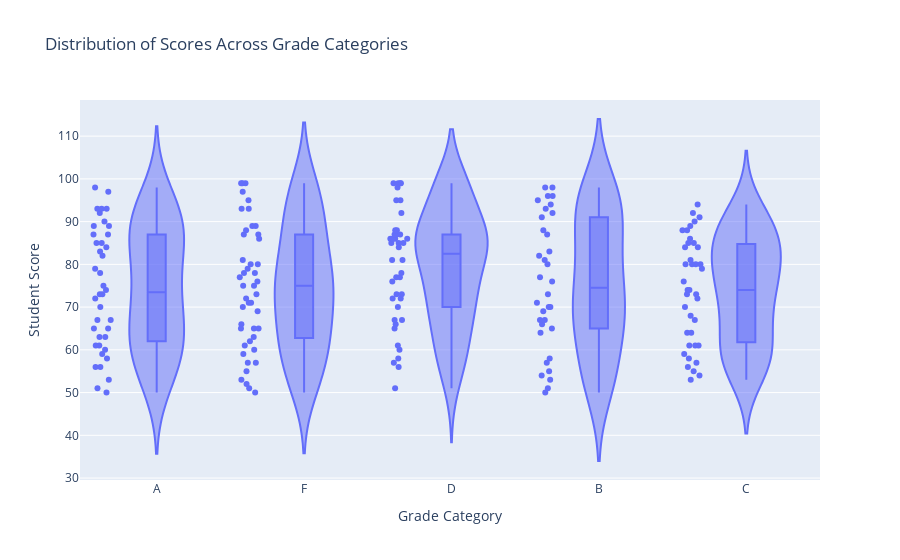

The code cell stored with this chart in its notebook:
### Markdown cell above
#### Que:-2. Using the Student Grades, create a violin plot to display the distribution of scores across different grade categories.

### Code cell
# Generate the dataset
np.random.seed(15)
data = {
    'Grade': np.random.choice(['A', 'B', 'C', 'D', 'F'], 200),
    'Score': np.random.randint(50, 100, 200)
}
df = pd.DataFrame(data)

# Create a violin plot
fig = px.violin(df, x='Grade', y='Score', box=True, points="all", 
                title='Distribution of Scores Across Grade Categories',
                labels={'Grade': 'Grade Category', 'Score': 'Student Score'})
fig.show()

### Figure 1 — Plotly figure (JSON) as saved in the notebook; plotly's stock layout.template omitted (floating-point values rounded to 4 significant figures; data arrays with more than 128 entries replaced by an {"elided": "..."} marker saying what was removed)
{"data": [{"alignmentgroup": "True", "box": {"visible": true}, "hovertemplate": "Grade Category=%{x}<br>Student Score=%{y}<extra></extra>", "legendgroup": "", "marker": {"color": "#636efa"}, "name": "", "offsetgroup": "", "orientation": "v", "points": "all", "scalegroup": "True", "showlegend": false, "type": "violin", "x": {"elided": "200 str values"}, "x0": " ", "xaxis": "x", "y": {"elided": "200 int values"}, "y0": " ", "yaxis": "y"}], "layout": {"legend": {"tracegroupgap": 0}, "title": {"text": "Distribution of Scores Across Grade Categories"}, "violinmode": "group", "xaxis": {"anchor": "y", "domain": [0, 1], "title": {"text": "Grade Category"}}, "yaxis": {"anchor": "x", "domain": [0, 1], "title": {"text": "Student Score"}}}}
